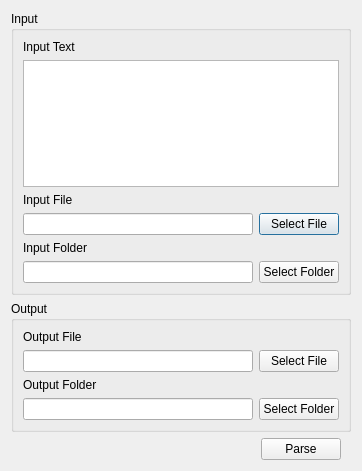
<?xml version="1.0" encoding="UTF-8"?>
<ui version="4.0">
 <class>HandHistoryParserDlg</class>
 <widget class="QDialog" name="HandHistoryParserDlg">
  <property name="geometry">
   <rect>
    <x>0</x>
    <y>0</y>
    <width>362</width>
    <height>471</height>
   </rect>
  </property>
  <property name="windowTitle">
   <string>HandHistoryParser</string>
  </property>
  <property name="windowIcon">
   <iconset>
    <normaloff>images/transfer.png</normaloff>images/transfer.png</iconset>
  </property>
  <layout class="QVBoxLayout" name="verticalLayout_3">
   <item>
    <widget class="QGroupBox" name="groupBox">
     <property name="title">
      <string>Input</string>
     </property>
     <layout class="QVBoxLayout" name="verticalLayout">
      <item>
       <widget class="QLabel" name="label">
        <property name="text">
         <string>Input Text</string>
        </property>
       </widget>
      </item>
      <item>
       <widget class="QTextEdit" name="textEditHistory"/>
      </item>
      <item>
       <widget class="QLabel" name="label_2">
        <property name="text">
         <string>Input File</string>
        </property>
       </widget>
      </item>
      <item>
       <layout class="QHBoxLayout" name="horizontalLayout_2">
        <item>
         <widget class="QLineEdit" name="lineEditInputFile">
          <property name="readOnly">
           <bool>true</bool>
          </property>
         </widget>
        </item>
        <item>
         <widget class="QPushButton" name="buttonInputFile">
          <property name="text">
           <string>Select File</string>
          </property>
         </widget>
        </item>
       </layout>
      </item>
      <item>
       <widget class="QLabel" name="label_3">
        <property name="text">
         <string>Input Folder</string>
        </property>
       </widget>
      </item>
      <item>
       <layout class="QHBoxLayout" name="horizontalLayout">
        <item>
         <widget class="QLineEdit" name="lineEditInputFolder">
          <property name="readOnly">
           <bool>true</bool>
          </property>
         </widget>
        </item>
        <item>
         <widget class="QPushButton" name="buttonInputFolder">
          <property name="text">
           <string>Select Folder</string>
          </property>
         </widget>
        </item>
       </layout>
      </item>
     </layout>
    </widget>
   </item>
   <item>
    <widget class="QGroupBox" name="groupBox_2">
     <property name="title">
      <string>Output</string>
     </property>
     <layout class="QVBoxLayout" name="verticalLayout_2">
      <item>
       <widget class="QLabel" name="label_4">
        <property name="text">
         <string>Output File</string>
        </property>
       </widget>
      </item>
      <item>
       <layout class="QHBoxLayout" name="horizontalLayout_3">
        <item>
         <widget class="QLineEdit" name="lineEditOutputFile">
          <property name="readOnly">
           <bool>true</bool>
          </property>
         </widget>
        </item>
        <item>
         <widget class="QPushButton" name="buttonOutputFile">
          <property name="text">
           <string>Select File</string>
          </property>
         </widget>
        </item>
       </layout>
      </item>
      <item>
       <widget class="QLabel" name="label_5">
        <property name="text">
         <string>Output Folder</string>
        </property>
       </widget>
      </item>
      <item>
       <layout class="QHBoxLayout" name="horizontalLayout_4">
        <item>
         <widget class="QLineEdit" name="lineEditOutputFolder">
          <property name="readOnly">
           <bool>true</bool>
          </property>
         </widget>
        </item>
        <item>
         <widget class="QPushButton" name="buttonOutputFolder">
          <property name="text">
           <string>Select Folder</string>
          </property>
         </widget>
        </item>
       </layout>
      </item>
     </layout>
    </widget>
   </item>
   <item>
    <layout class="QHBoxLayout" name="horizontalLayout_5">
     <property name="leftMargin">
      <number>0</number>
     </property>
     <property name="rightMargin">
      <number>10</number>
     </property>
     <item>
      <spacer name="horizontalSpacer">
       <property name="orientation">
        <enum>Qt::Horizontal</enum>
       </property>
       <property name="sizeHint" stdset="0">
        <size>
         <width>35</width>
         <height>20</height>
        </size>
       </property>
      </spacer>
     </item>
     <item>
      <widget class="QPushButton" name="buttonParse">
       <property name="text">
        <string>Parse</string>
       </property>
      </widget>
     </item>
    </layout>
   </item>
  </layout>
 </widget>
 <resources/>
 <connections/>
</ui>
